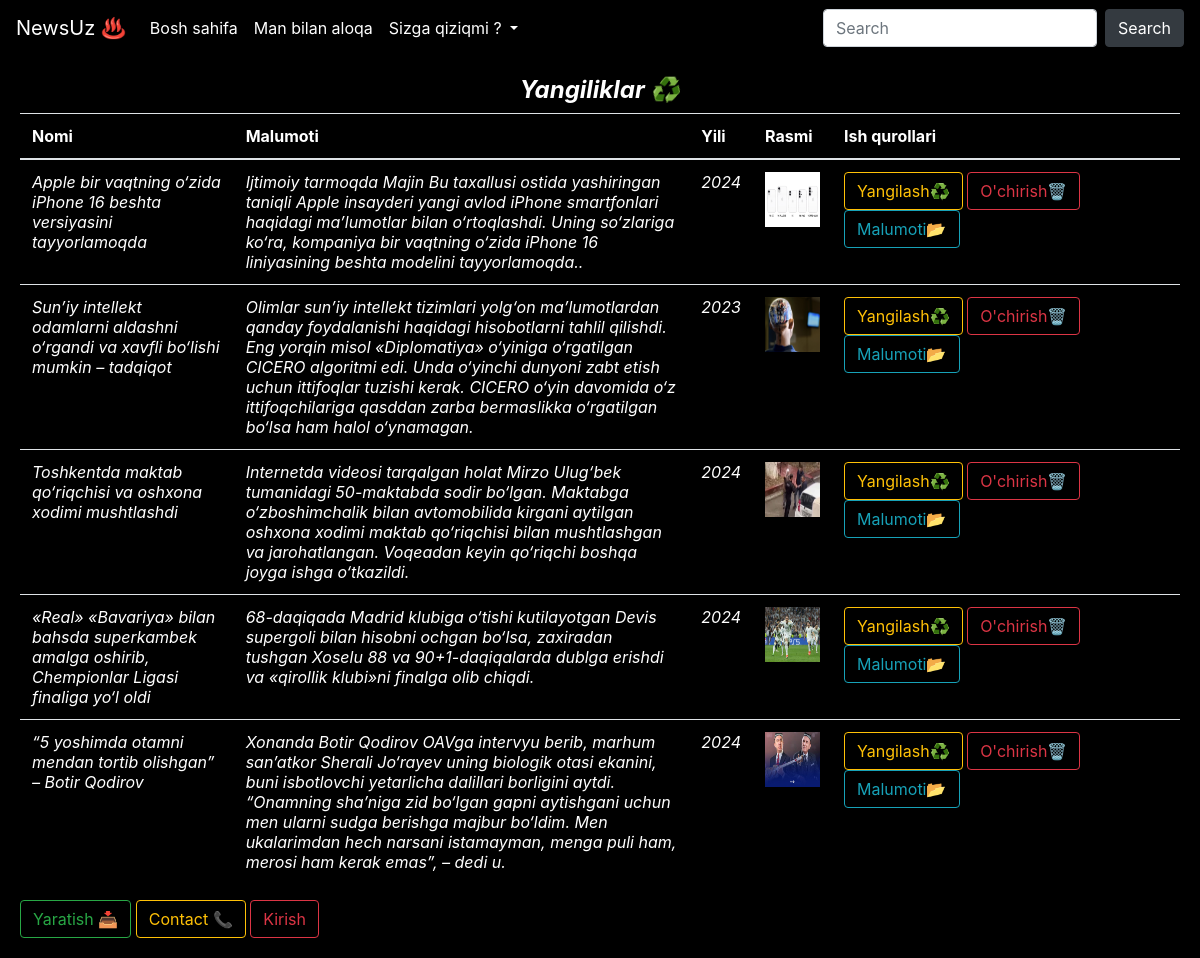
The app's page /news/list/, older data.
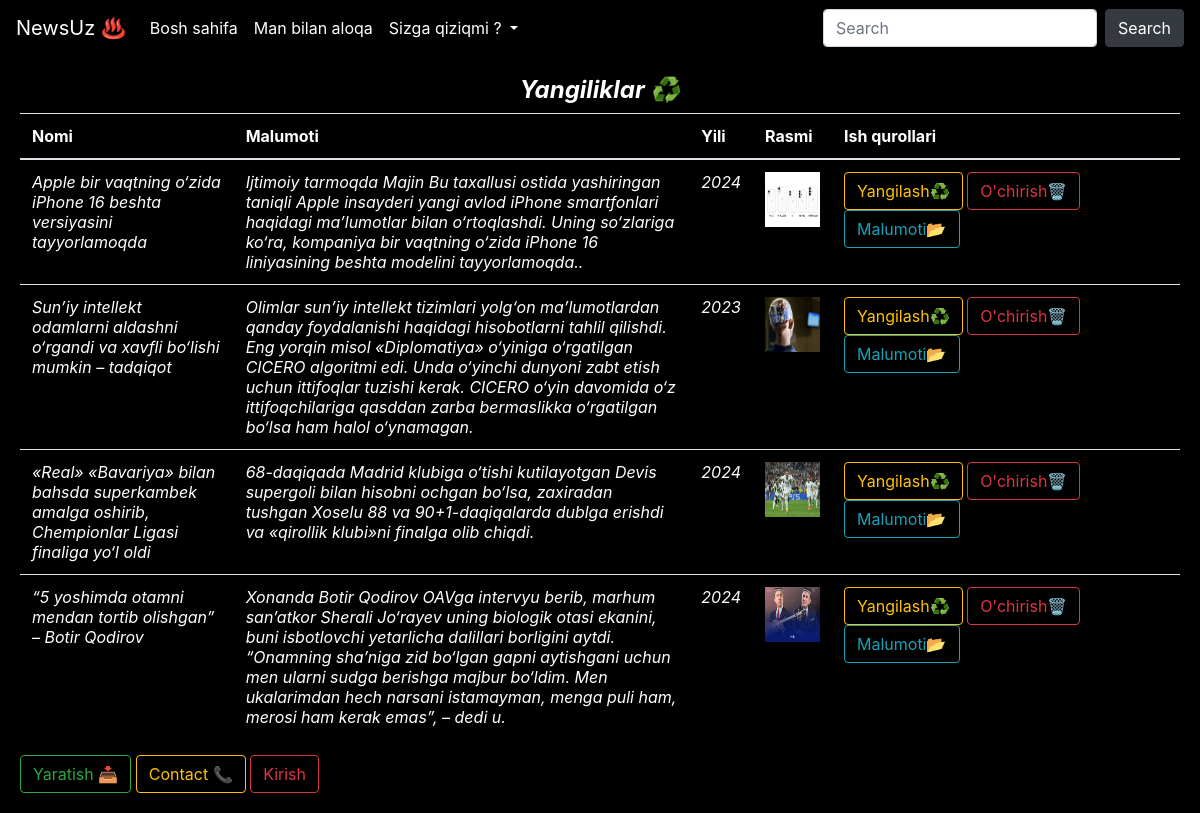
The same page, newer data.
### newapp/models.py (models this page shows, shortened)
class News(models.Model):
    objects = None
    title = models.CharField(max_length=100)
    description = models.TextField(max_length=1000)
    year = models.IntegerField()
    image = models.ImageField(upload_to='')

### newapp/views.py (the view)
# urls.py: path('list/', NewsListView.as_view(), name='list'),
class NewsListView(ListView):
    model = News
    template_name = 'news-list.html'
    context_object_name = 'news'
    ordering = ['title']
    paginate_by = 10
    def get_queryset(self):
        queryset = super().get_queryset()
        search_query = self.request.GET.get('q')
        if search_query:
            queryset = queryset.filter(title__icontains=search_query)
        return queryset

### template/news-list.html (shortened to what this page needs)
{% load static %}
<head>
    <link rel="stylesheet" href="https://stackpath.bootstrapcdn.com/bootstrap/4.5.0/css/bootstrap.min.css"
>
</head>
<link rel="stylesheet" href="/static/csss.css">
<nav class="navbar navbar-expand-lg navbar-light black-dark">
  <div class="collapse navbar-collapse" id="navbarTogglerDemo01">
    <a style="color:white;" class="navbar-brand">NewsUz ♨️</a>
    <ul class="navbar-nav mr-auto mt-2 mt-lg-0">
      <li class="nav-item active">
        <a style="color:white;" class="nav-link" href="../../">Bosh sahifa <span class="sr-only">(current)</span></a>
      </li>
      <li class="nav-item">
        <a style="color:white;" class="nav-link" href="https://t.me/t1murov_a">Man bilan aloqa</a>
      </li>
        <li   class="nav-item dropdown">
            <a style="color:white;" class="nav-link dropdown-toggle" href="#" id="navbarDropdown" role="button" data-toggle="dropdown" aria-haspopup="true" aria-expanded="false">
               Sizga qiziqmi ?
            </a>
    </ul>
    <form method="get" class="form-inline my-2 my-lg-0">
        <input class="form-control mr-sm-2" type="search" name="q" placeholder="Search" aria-label="Search">
        <button class="btn btn-dark my-2 my-sm-0" type="submit">Search</button>
    </form>
  </div>
</nav>
<div class="card-body">
    <h4 style="text-align:center;">
        <b><i>Yangiliklar ♻️</i>
        </b>
    </h4>
    <table class="table">
        <thead>
        <tr>
            <th scope="col">Nomi</th>
            <th scope="col">Malumoti</th>
            <th scope="col">Yili</th>
            <th scope="col">Rasmi</th>
            <th scope="col">Ish qurollari</th>
        </tr>
        </thead>
        <tbody>
        {% for new in news %}
        <tr>
            <td><i>{{ new.title }}</i></td>
            <td><i>{{ new.description }}</i></td>
            <td><i>{{ new.year }}</i></td>
            <th><img src="{{ new.image.url }}" width="55" height="55" alt="{{news.image}}"></th>
            <td width="30%"><a type="button" class="btn btn-outline-warning" href="/news/new-update/{{ new.id }}">Yangilash️️♻️</a>
                <a type="button" class="btn btn-outline-danger" href="/news/new-delete/{{ new.id }}">O'chirish🗑</a>
                <a type="button" class="btn btn-outline-info" href="/news/new-detail/{{new.id}}">Malumoti📂</a>
            </td>
        </tr>
        {% endfor %}
        </tbody>
    </table>
    <a type="button" class="btn btn-outline-success" href="/news/new-create/{{ new.id }}">Yaratish 📥</a>
    <a type="button"  class="btn btn-outline-warning" href="/news/contact/">Contact 📞</a>
    {% if request.user.is_authenticated %}
        <a type="button" class="btn btn-outline-danger" href="{% url 'users:logout' %}">Chiqish 🚷</a>
    {% else %}
            <a type="button"  class="btn btn-outline-danger" href="/users:login/">Kirish</a>
    {% endif %}
</div>

### static/csss.css (style rules this page uses)
h4 { color:white; }
th, tr { color:white; }

Row changes from the older to the newer data that the page shows:
removed News: title "Toshkentda maktab qo‘riqchisi va oshxona xodimi mushtlashdi", description "Internetda videosi tarqalgan holat Mirzo Ulug‘bek tumanidagi 50-maktabda sodir bo‘lgan. Maktabga o‘zboshimchalik bilan avtomobilida kirgani aytilgan oshxona xodimi maktab qo‘riqchisi bilan mushtlashgan va jarohatlangan. Voqeadan keyin qo‘riqchi boshqa joyga ishga o‘tkazildi.", year "2024", image (picture)
